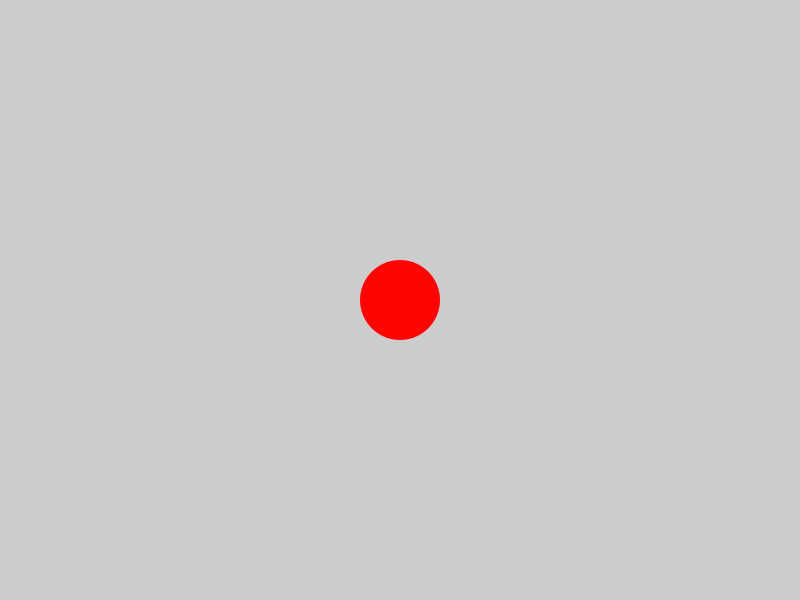
Frame 1 (no input)
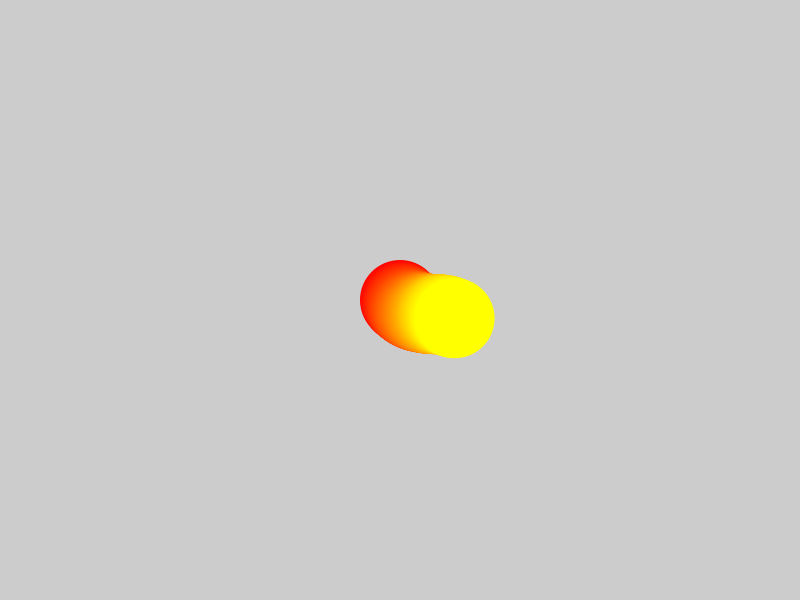
Frame 60 (the mouse pressed at the canvas centre just before this capture)
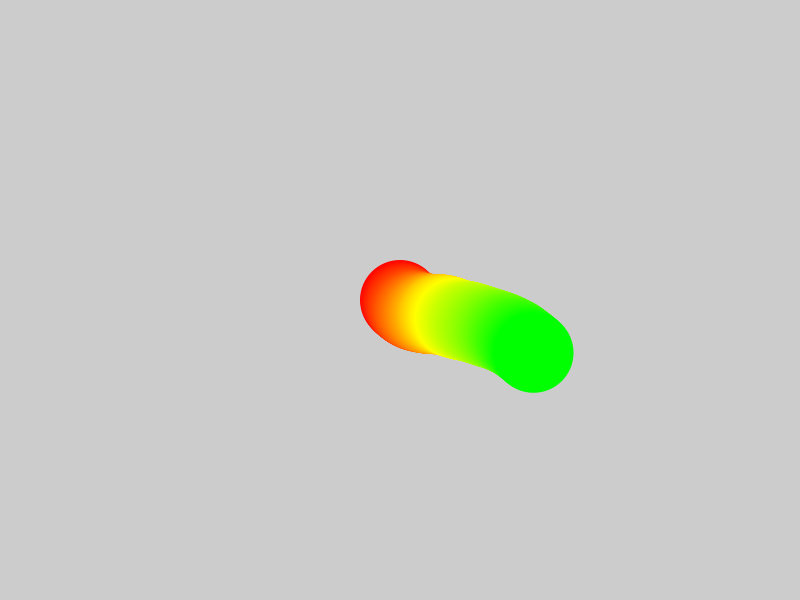
Frame 120 (the mouse held since frame 60 and released just before this capture)

The Processing sketch that drew these frames (run headless with seeded random() and noise(); from frame 60 on, the mouse is pressed at the canvas centre):

// Processing sketch: Wanderer
// ── Wanderer.pde
//declare variables
float diam;
PVector loc;
PVector vel;
PVector a;

void setup() {
  //set size of canvas
  size(800, 600);

  //initialize variables
  loc = new PVector(width/2, height/2);
  vel = PVector.random2D();
  diam = 80;

  colorMode(HSB,360,100,100,100);
  noStroke();
}

void draw() {
  fill(frameCount%360, 180, 360);

  a = PVector.random2D();
  a.mult(.1);

  //draw ball
  ellipse(loc.x, loc.y, diam, diam);

  vel.add(a);
  vel.limit(5);

  //add velocity to position
  loc.add(vel);

  //wrap the ball's position
  if (loc.x>= width) {
    loc.x = 0;
  } else if (loc.x <= 0) {
    loc.x = width;
  }
  if (loc.y >= height) {
    loc.y =0;
  } else if (loc.y  <= 0) {
    loc.y = height;
  }
}
